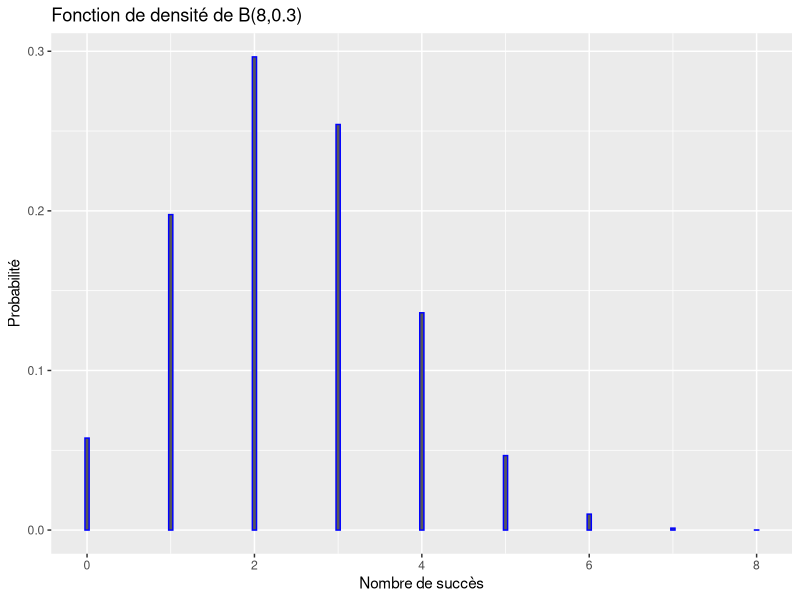
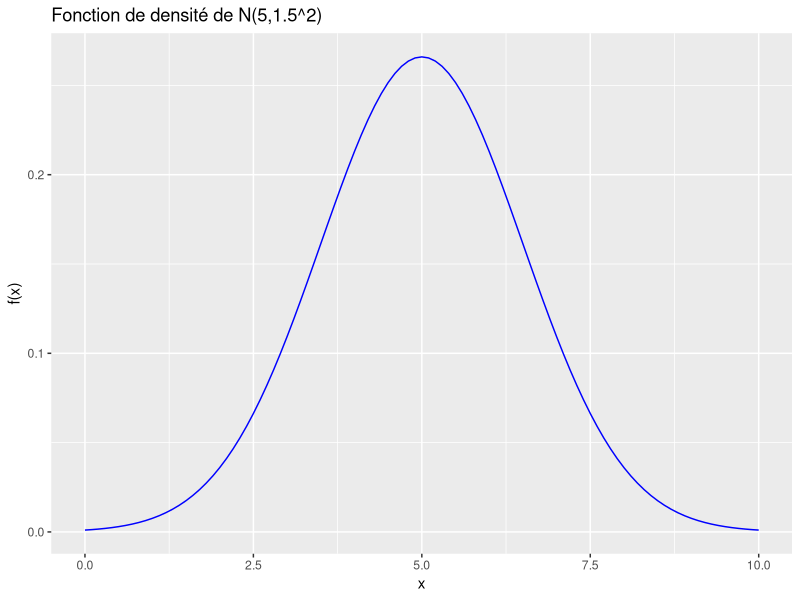
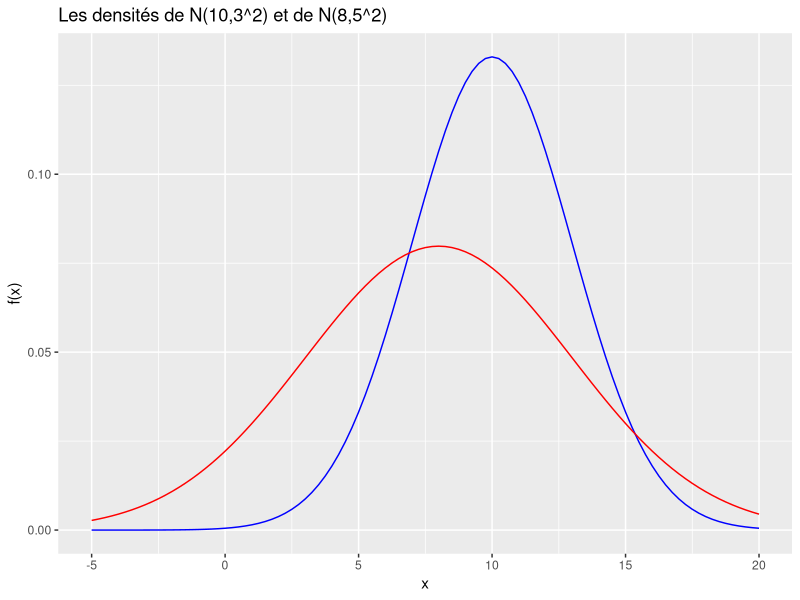
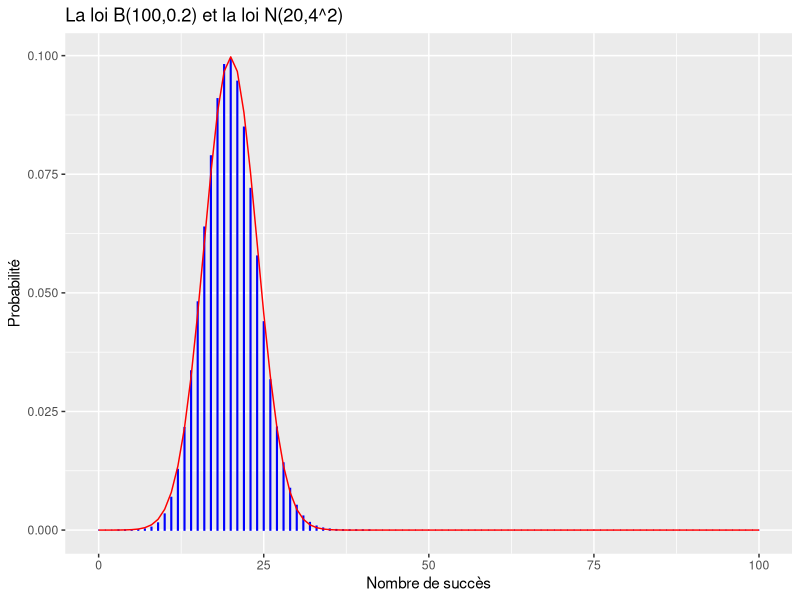
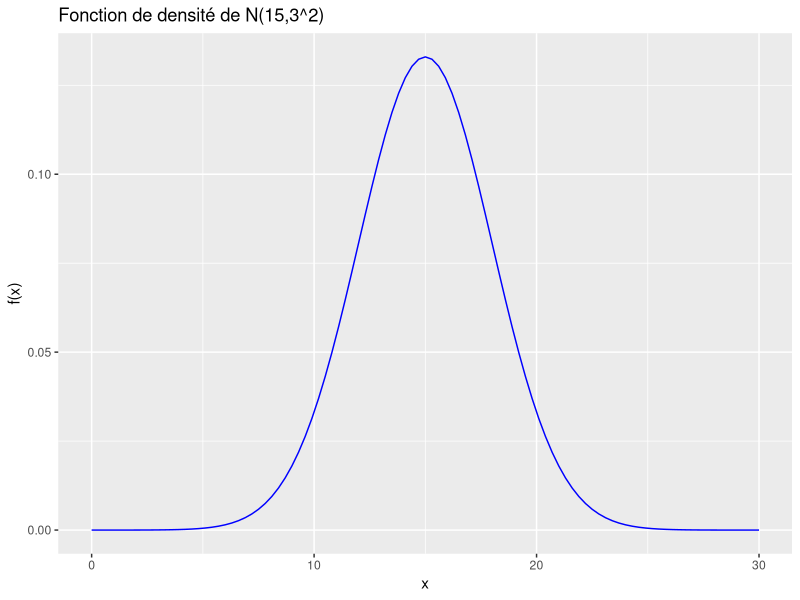
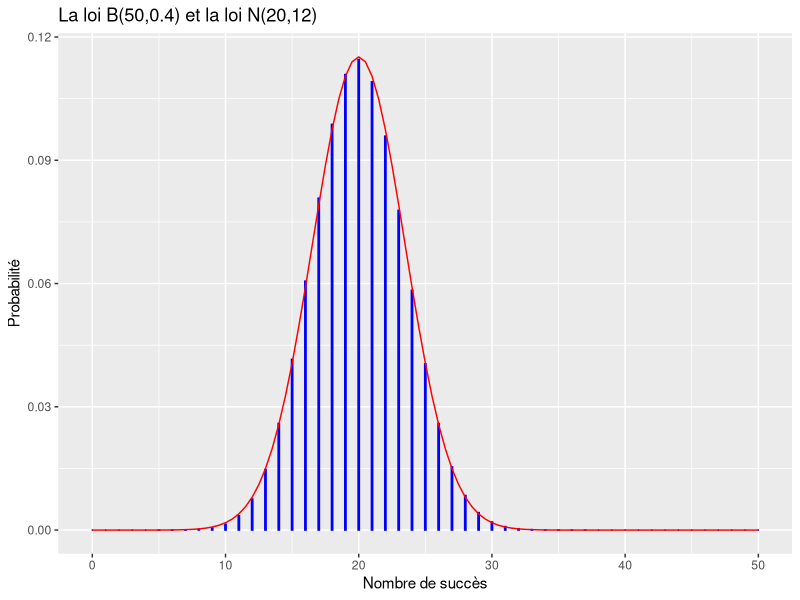

The R source for these figures, in order:
## ---- chunk 1
knitr::opts_chunk$set(echo = TRUE)
library(ggplot2)
## ---- chunk 2
dbinom(4,8,0.3)
## ---- chunk 3
pbinom(4,8,0.3)
## ---- chunk 4
pbinom(4,8,0.3,lower.tail = FALSE)
1-pbinom(4,8,0.3)
## ---- chunk 5
1-pbinom(3,8,0.3)
## ---- chunk 6
n <- 8
p <- 0.3
fbinom <- data.frame(x = 0:n, y = dbinom(0:n, n, p))
ggplot(fbinom, aes(x = x, y = y)) +
  geom_bar(width = 0.05, stat = "identity", colour = "blue") +
  labs(
    x = "Nombre de succès",
    y = "Probabilité",
    title = "Fonction de densité de B(8,0.3)"
  )
## ---- chunk 7
ggplot(data = data.frame(x = c(0, 10)), aes(x)) +
  stat_function(fun = dnorm, args = list(mean = 5, sd = 1.5), colour = "blue") +
  labs(
    x = "x",
    y = "f(x)",
    title = "Fonction de densité de N(5,1.5^2)"
  )
## ---- chunk 8
ggplot(data = data.frame(x = c(-5, 20)), aes(x)) +
  stat_function(fun = dnorm, args = list(mean = 10, sd = 3), colour = "blue") +
  stat_function(fun = dnorm, args = list(mean = 8, sd = 5), colour = "red") +
  labs(
    x = "x",
    y = "f(x)",
    title = "Les densités de N(10,3^2) et de N(8,5^2)"
  )
## ---- chunk 9
n <- 100
p <- 0.2
m <- n*p
s <- sqrt(n*p*(1-p))
fbinom <- data.frame(x = 0:n, y = dbinom(0:n, n, p))
ggplot(fbinom, aes(x = x, y = y)) +
  geom_bar(width = 0.1, stat = "identity", colour = "blue") +
  stat_function(fun = dnorm, args = list(mean = m, sd = s), colour = "red") +
  labs(
    x = "Nombre de succès",
    y = "Probabilité",
    title = "La loi B(100,0.2) et la loi N(20,4^2)"
  )
## ---- chunk 10
    # Écrivez votre réponse ici.
    dbinom(4,15,0.4)
## ---- chunk 11
    # Écrivez votre réponse ici.
    pbinom(4,15,0.4)
## ---- chunk 12
    # Écrivez votre réponse ici.
    1-pbinom(8,15,0.4)
## ---- chunk 13
    # Écrivez votre réponse ici.
    1-pbinom(7,15,0.4)
## ---- chunk 14
    # Écrivez votre réponse ici.
    pnorm(-0.5,0,1)
## ---- chunk 15
    # Écrivez votre réponse ici.
    1-pnorm(1.5,0,1)
## ---- chunk 16
    # Écrivez votre réponse ici.
    pnorm(20,15,3)-pnorm(16,15,3)
## ---- chunk 17
    # Écrivez votre réponse ici.
    1-pnorm(18,15,3)
## ---- chunk 18
    # Écrivez votre réponse ici.
    pnorm(6,15,3)
## ---- chunk 19
    # Écrivez votre réponse ici.
    ggplot(data = data.frame(x = c(0, 30)), aes(x)) +
    stat_function(fun = dnorm, args = list(mean = 15, sd = 3), colour = "blue") +
    labs(
      x = "x",
      y = "f(x)",
      title = "Fonction de densité de N(15,3^2)"
    )
## ---- chunk 20
# Écrivez votre réponse ici.
n <- 50
p <- 0.4
m <- n*p
s <- sqrt(n*p*(1-p))
fbinom <- data.frame(x = 0:n, y = dbinom(0:n, n, p))
ggplot(fbinom, aes(x = x, y = y)) +
  geom_bar(width = 0.1, stat = "identity", colour = "blue") +
  stat_function(fun = dnorm, args = list(mean = m, sd = s), colour = "red") +
  labs(
    x = "Nombre de succès",
    y = "Probabilité",
    title = "La loi B(50,0.4) et la loi N(20,12)"
  )
## ---- chunk 21
    # Écrivez votre réponse ici.
    dbinom(2,1000,0.001)
## ---- chunk 22
    # Écrivez votre réponse ici.
    1-pbinom(1,1000,0.001)
## ---- chunk 23
    # Écrivez votre réponse ici.
    dpois(0,0.3)
## ---- chunk 24
    # Écrivez votre réponse ici.
    1-ppois(1,0.3*3)
## ---- chunk 25
    # Écrivez votre réponse ici.
    p <- dpois(0,0.3)
    dbinom(38,52,p)
## ---- chunk 26
    # Écrivez votre réponse ici.
    1-pnorm(3,4.58,1.31)
## ---- chunk 27
    # Écrivez votre réponse ici.
    1-pnorm(3,4.58,1.31)
## ---- chunk 28
    # Écrivez votre réponse ici.
    1-ppois(15,10)
## ---- chunk 29
    # Écrivez votre réponse ici.
    p <- 1-ppois(15,10)
    dbinom(2,7,p)
